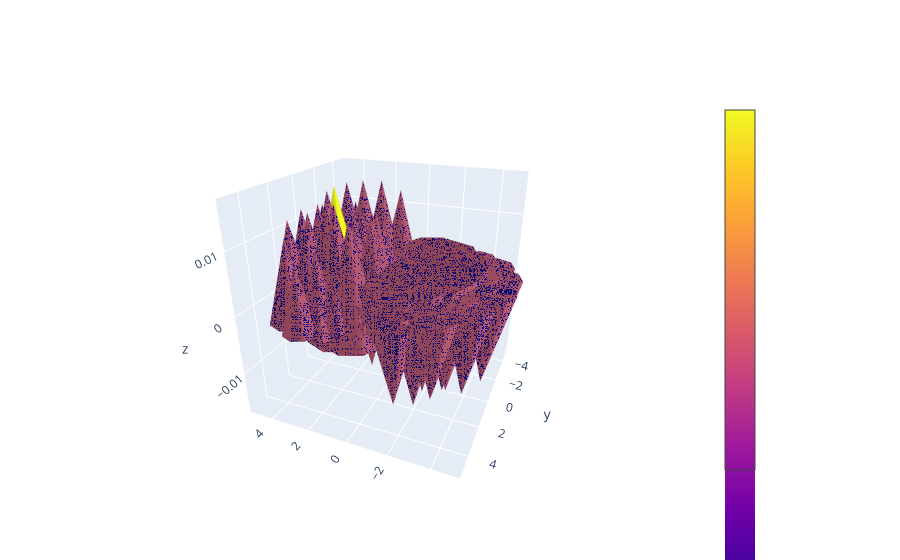

Notebook source saved alongside this figure:
### Code cell
import plotly.graph_objects as go

fig = go.Figure(data=go.Cone(x=xs, y=ys, z=zs, u=us, v=vs, w=ws))
fig.update_layout(scene_camera_eye=dict(x=-0.76, y=1.8, z=0.92))
fig.show()
